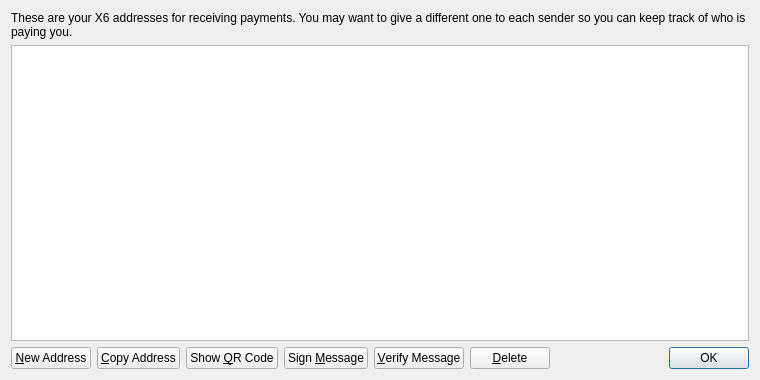
<?xml version="1.0" encoding="UTF-8"?>
<ui version="4.0">
 <class>AddressBookPage</class>
 <widget class="QWidget" name="AddressBookPage">
  <property name="geometry">
   <rect>
    <x>0</x>
    <y>0</y>
    <width>760</width>
    <height>380</height>
   </rect>
  </property>
  <property name="windowTitle">
   <string>Address Book</string>
  </property>
  <layout class="QVBoxLayout" name="verticalLayout">
   <item>
    <widget class="QLabel" name="labelExplanation">
     <property name="text">
      <string>These are your X6 addresses for receiving payments. You may want to give a different one to each sender so you can keep track of who is paying you.</string>
     </property>
     <property name="textFormat">
      <enum>Qt::PlainText</enum>
     </property>
     <property name="wordWrap">
      <bool>true</bool>
     </property>
    </widget>
   </item>
   <item>
    <widget class="QTableView" name="tableView">
     <property name="contextMenuPolicy">
      <enum>Qt::CustomContextMenu</enum>
     </property>
     <property name="toolTip">
      <string>Double-click to edit address or label</string>
     </property>
     <property name="tabKeyNavigation">
      <bool>false</bool>
     </property>
     <property name="alternatingRowColors">
      <bool>true</bool>
     </property>
     <property name="selectionMode">
      <enum>QAbstractItemView::SingleSelection</enum>
     </property>
     <property name="selectionBehavior">
      <enum>QAbstractItemView::SelectRows</enum>
     </property>
     <property name="sortingEnabled">
      <bool>true</bool>
     </property>
     <attribute name="verticalHeaderVisible">
      <bool>false</bool>
     </attribute>
    </widget>
   </item>
   <item>
    <layout class="QHBoxLayout" name="horizontalLayout">
     <item>
      <widget class="QPushButton" name="newAddressButton">
       <property name="toolTip">
        <string>Create a new address</string>
       </property>
       <property name="text">
        <string>&amp;New Address</string>
       </property>
       <property name="icon">
        <iconset resource="../bitcoin.qrc">
         <normaloff>:/icons/add</normaloff>:/icons/add</iconset>
       </property>
      </widget>
     </item>
     <item>
      <widget class="QPushButton" name="copyToClipboard">
       <property name="toolTip">
        <string>Copy the currently selected address to the system clipboard</string>
       </property>
       <property name="text">
        <string>&amp;Copy Address</string>
       </property>
       <property name="icon">
        <iconset resource="../bitcoin.qrc">
         <normaloff>:/icons/editcopy</normaloff>:/icons/editcopy</iconset>
       </property>
      </widget>
     </item>
     <item>
      <widget class="QPushButton" name="showQRCode">
       <property name="text">
        <string>Show &amp;QR Code</string>
       </property>
       <property name="icon">
        <iconset resource="../bitcoin.qrc">
         <normaloff>:/icons/qrcode</normaloff>:/icons/qrcode</iconset>
       </property>
      </widget>
     </item>
     <item>
      <widget class="QPushButton" name="signMessage">
       <property name="toolTip">
        <string>Sign a message to prove you own a X6 address</string>
       </property>
       <property name="text">
        <string>Sign &amp;Message</string>
       </property>
       <property name="icon">
        <iconset resource="../bitcoin.qrc">
         <normaloff>:/icons/edit</normaloff>:/icons/edit</iconset>
       </property>
      </widget>
     </item>
     <item>
      <widget class="QPushButton" name="verifyMessage">
       <property name="toolTip">
        <string>Verify a message to ensure it was signed with a specified X6 address</string>
       </property>
       <property name="text">
        <string>&amp;Verify Message</string>
       </property>
       <property name="icon">
        <iconset resource="../bitcoin.qrc">
         <normaloff>:/icons/transaction_0</normaloff>:/icons/transaction_0</iconset>
       </property>
      </widget>
     </item>
     <item>
      <widget class="QPushButton" name="deleteButton">
       <property name="toolTip">
        <string>Delete the currently selected address from the list</string>
       </property>
       <property name="text">
        <string>&amp;Delete</string>
       </property>
       <property name="icon">
        <iconset resource="../bitcoin.qrc">
         <normaloff>:/icons/remove</normaloff>:/icons/remove</iconset>
       </property>
      </widget>
     </item>
     <item>
      <spacer name="horizontalSpacer">
       <property name="orientation">
        <enum>Qt::Horizontal</enum>
       </property>
       <property name="sizeHint" stdset="0">
        <size>
         <width>40</width>
         <height>20</height>
        </size>
       </property>
      </spacer>
     </item>
     <item>
      <widget class="QDialogButtonBox" name="buttonBox">
       <property name="sizePolicy">
        <sizepolicy hsizetype="Maximum" vsizetype="Fixed">
         <horstretch>0</horstretch>
         <verstretch>0</verstretch>
        </sizepolicy>
       </property>
       <property name="standardButtons">
        <set>QDialogButtonBox::Ok</set>
       </property>
      </widget>
     </item>
    </layout>
   </item>
  </layout>
 </widget>
 <resources>
  <include location="../bitcoin.qrc"/>
 </resources>
 <connections/>
</ui>
